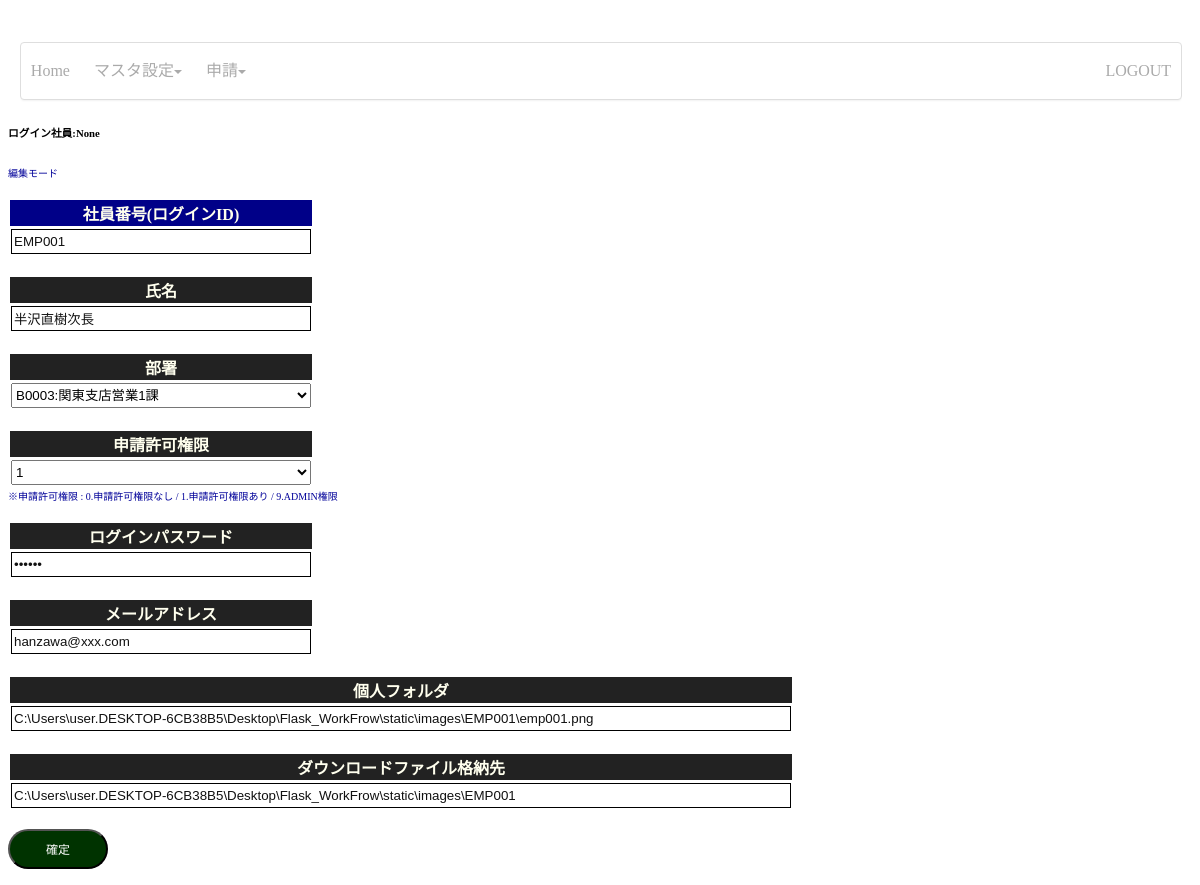
/m_syain_edit/None/EMP001/edit, run on the app's committed database.
### flaski/models.py (models this page shows)
class M_Syain(Base):
    __tablename__ = 'M_Syain'
    id = Column(String(6), nullable=False, primary_key=True)
    name = Column(String(40), nullable=False)
    busyo = Column(String(6))
    password = Column(String(40), nullable=False)
    authority = Column(Integer)
    mail = Column(String(100))
    path_folder = Column(String(250))
    path_doc = Column(String(250))
    torokud = Column(DateTime, default=datetime.now())
    koshind = Column(DateTime, default=datetime.now())

### templates/msts/mst.py (the view)
@M_MST.route('/m_syain_edit/<id>/<to_id>/<mode>', methods=['POST', 'GET']) #blueprintを使う場合、ここは「app.route」ではないので注意！自分の定義したモジュール名を書くこと！
def MST_SYAIN_EDIT(id,to_id,mode):
    if request.method == 'POST':
        select_yesno = request.form.get('flg_yes_no')
        userid = id   #ログインユーザのID
        getid = to_id  #更新削除対象者
        getmode = mode
        syainid =id
        url = "/m_syain?id={0}".format(syainid)
        if getmode == 'add':
           Syain = M_Syain()
           Syain.id = request.form['syain_no']
           Syain.name = request.form['syain_name']
           Syain.password = request.form['password']
           strbusyo = request.form['ddl_busyo']
           Syain.busyo = strbusyo[0:5]
           Syain.authority = request.form['ddl_kyoka']
           Syain.mail = request.form['mail']
           Syain.path_folder = request.form['folder_path']
           Syain.path_doc = request.form['doc_path']
           Syain.torokud = datetime.datetime.now()
           Syain.koshind = datetime.datetime.now()
           SNManage = Shinsei_No_Management()
           SNManage.id = request.form['syain_no']
           SNManage.no = 0
           if select_yesno == 'YES':    #Javascriptで表示した確認ダイアログで「はい」を選択した場合
              try:
                 db.session.add(Syain)
                 db.session.add(SNManage)
                 db.session.commit()
              except:
                 flash('DB更新中にエラーが発生しました(社員マスタ)。キー重複、禁止文字が含まれないかをチェックしてください')
                 return redirect(url)
              finally:
                 session.close()
              Empstr_Admin =session.query(M_Syain, M_Busyo).filter(M_Syain.busyo == M_Busyo.busyoid).all()
              session.close()
              return redirect(url)
           else:    #キャンセルの場合
              pass
        else:
           if getmode == 'edit':    #修正モード
              print('EDITモード')
              Syain = session.query(M_Syain).filter(M_Syain.id==getid).first()
              Syain.name = request.form['syain_name']
              Syain.password = request.form['password']
              strbusyo = request.form['ddl_busyo']
              Syain.busyo = strbusyo[0:5]
              Syain.authority = request.form['ddl_kyoka']
              Syain.mail = request.form['mail']
              Syain.path_folder = request.form['folder_path']
              Syain.path_doc = request.form['doc_path']
              Syain.koshind = datetime.datetime.now()
              if select_yesno == 'YES':    #Javascriptで表示した確認ダイアログで「はい」を選択した場合
                 try:
                    session.commit()
                 except:
                    flash('DB更新中にエラーが発生しました(社員マスタ)。更新する項目をチェックしてください')
                    return redirect(url)
                 finally:
                    session.close()
                 return redirect(url)
              else:    #キャンセルの場合
                 pass
           else:      #削除モード
                 Del_Syain =  session.query(M_Syain).filter(M_Syain.id==getid).first()
                 if select_yesno == 'YES':    #Javascriptで表示した確認ダイアログで「はい」を選択した場合
                    try:
                        session.delete(Del_Syain)
                        session.commit()
                    except:
                        flash('DB更新中にエラーが発生しました(社員マスタ)')
                        return redirect(url)
                    finally:
                        session.close()
                    Empstr_Admin =session.query(M_Syain, M_Busyo).filter(M_Syain.busyo == M_Busyo.busyoid).all()
                    session.close()
                    return render_template('msts/m_syain_admin.html', Syainstr=Empstr_Admin,ID=userid,TITLE='社員マスタ')
                 else:    #キャンセルの場合
                    pass
    else:
        getid = id
        getmode = mode
        get_toid=to_id
        Busyo = M_Busyo.query.all()
        if getmode=='add':
           return render_template('msts/m_syain_edit.html', Busyostr=Busyo, ID=getid,TOID='new',MODE=getmode,TITLE='社員マスタ')
        else:
           Empstr_Admin =session.query(M_Syain, M_Busyo).filter(M_Syain.busyo == M_Busyo.busyoid).filter(M_Syain.id==get_toid).all()
           session.close()
           return render_template('msts/m_syain_edit.html', Syainstr=Empstr_Admin,ID=getid,TOID=get_toid,MODE=getmode,Busyostr=Busyo,TITLE='社員マスタ')

### templates/msts/m_syain_edit.html (shortened to what this page needs)
﻿{% extends 'menu_header.html' %}
{% block body %}
<body>
  <form action="/m_syain_edit/{{ID}}/{{TOID}}/{{MODE}}" method="post">
{% if MODE == 'add' %}
    <font size="1" color="#000099">新規追加モード</font><br>
        <br>
        <table>
        <tr>
          <th class="k_head_small" >社員番号(ログインID)</th>
        </tr>
        <tr>
          <td><input type="text" id="syain_no" name="syain_no"  class="sk_detail_t_s_readonly" maxlength="6" minlength="6" pattern="^[0-9A-Za-z]+$"  placeholder="※英数字6文字で入力" required></td>
        </tr>
        </table>
        <br>
        <table>
        <tr>
          <th class="k_head_small" >氏名</th>
        </tr>
        <tr>
          <td><input type="text" id="syain_name" name="syain_name"  class="sk_detail_t_s_readonly" maxlength="40" placeholder="※40文字まで入力可"></td>
        </tr>
        </table>
        <br>
        <table>
        <tr>
          <th class="k_head_small" >部署</th>
        </tr>
        <tr>
            <td>
              <select  name="ddl_busyo" id="ddl_busyo" style="width: 300px; height: 25px;">
               <option></option>
                      {% for Busyo in Busyostr %}
              <option>{{ Busyo.busyoid }}:{{ Busyo.busyoname }}</option>
                       {% endfor %}
              </select>
            </td>
        </tr>
        </table>
        <br>
        <table>
        <tr>
          <th class="k_head_small" >申請許可権限</th>
        </tr>
        <tr>
            <td>
              <select  name="ddl_kyoka" id="ddl_kyoka" style="width: 300px; height: 25px;">
              <option>0</option>
              <option>1</option>
              <option>9</option>
              </select>
            </td>
        </tr>
        </table>
        <font size="1" color="#000099">※申請許可権限 : 0.申請許可権限なし / 1.申請許可権限あり / 9.ADMIN権限</font><br>
        <br>
        <table>
        <tr>
          <th class="k_head_small" >ログインパスワード</th>
        </tr>
        <tr>
          <td><input  type="password" id="password" name="password"  class="k_title_small"  maxlength="40" placeholder="※40文字まで入力可" required></td>
        </tr>
        </table>
        <br>
        <table>
        <tr>
          <th class="k_head_small" >メールアドレス</th>
        </tr>
        <tr>
          <td><input  type="text" id="mail" name="mail"  class="k_title_small"  maxlength="100" placeholder="※100文字まで入力可"></td>
        </tr>
        </table>
        <br>
        <table>
        <tr>
          <th class="k_head" >個人フォルダ</th>
        </tr>
        <tr>
          <td><input  type="text" id="folder_path" name="folder_path" class="k_title" maxlength="250" placeholder="※250文字まで入力可" ></td>
        </tr>
        </table>
        <br>
        <table>
        <tr>
          <th class="k_head" >ダウンロードファイル格納先</th>
        </tr>
        <tr>
          <td><input  type="text" id="doc_path" name="doc_path" class="k_title" maxlength="250" placeholder="※250文字まで入力可" ></td>
        </tr>
        </table>
        <br>
        <input id="mode"  name="mode" class="textarea_hidden" value={{MODE}}>
        <input id="userid"  name="userid" class="textarea_hidden" value={{ID}}>
{% else %}
    {% if MODE == 'edit' %}
    <font size="1" color="#000099">編集モード</font><br>
        <br>
      {% for Empstr_Admin in Syainstr %}
        <table>
        <tr>
          <th class="sk_detail_h_s_readonly" >社員番号(ログインID)</th>
        </tr>
        <tr>
          <td><input readonly  type="text" id="syain_no" name="syain_no"  class="sk_detail_t_s_readonly" value={{Empstr_Admin.M_Syain.id }}></td>
        </tr>
        </table>
        <br>
        <table>
        <tr>
          <th class="k_head_small" >氏名</th>
        </tr>
        <tr>
          <td><input type="text" id="syain_name" name="syain_name"  class="sk_detail_t_s_readonly" maxlength="40" value={{Empstr_Admin.M_Syain.name}}></td>
        </tr>
        </table>
        <br>
        <table>
        <tr>
          <th class="k_head_small" >部署</th>
        </tr>
        <tr>
            <td>
              <select  name="ddl_busyo" id="ddl_busyo" style="width: 300px; height: 25px;">
               <option>{{Empstr_Admin.M_Syain.busyo }}:{{Empstr_Admin.M_Busyo.busyoname }}</option>
              </select>
            </td>
        </tr>
        </table>
        <br>
        <table>
        <tr>
          <th class="k_head_small" >申請許可権限</th>
        </tr>
        <tr>
            <td>
              <select  name="ddl_kyoka" id="ddl_kyoka" style="width: 300px; height: 25px;" value={{Empstr_Admin.M_Syain.authority }}>
              <option>{{Empstr_Admin.M_Syain.authority }}</option>
              </select>
            </td>
        </tr>
        </table>
        <font size="1" color="#000099">※申請許可権限 : 0.申請許可権限なし / 1.申請許可権限あり / 9.ADMIN権限</font><br>
        <br>
        <table>
        <tr>
          <th class="k_head_small" >ログインパスワード</th>
        </tr>
        <tr>
          <td><input  type="password" id="password" name="password"  class="k_title_small"  maxlength="40" value={{Empstr_Admin.M_Syain.password }} required></td>
        </tr>
        </table>
        <br>
        <table>
        <tr>
          <th class="k_head_small" >メールアドレス</th>
        </tr>
        <tr>
          <td><input  type="text" id="mail" name="mail"  class="k_title_small"  maxlength="100" value={{Empstr_Admin.M_Syain.mail}}></td>
        </tr>
        </table>
        <br>
        <table>
        <tr>
          <th class="k_head" >個人フォルダ</th>
        </tr>
        <tr>
          <td><input  type="text" id="folder_path" name="folder_path" class="k_title" maxlength="250" value={{Empstr_Admin.M_Syain.path_folder }}></td>
        </tr>
        </table>
        <br>
        <table>
        <tr>
          <th class="k_head" >ダウンロードファイル格納先</th>
        </tr>
        <tr>
          <td><input  type="text" id="doc_path" name="doc_path" class="k_title" maxlength="250" value={{Empstr_Admin.M_Syain.path_doc }}></td>
        </tr>
        </table>
        <br>
        {% endfor %}
    {% endif %}
{% endif %}
        <td><input type="submit" name="btnsubmit" id="btnsubmit"  class="btn-delete" value="確定" style="width: 100px; height: 40px;" ></td>
 </form>
{% endblock %}

### static/css/menu_header.css (style rules this page uses)
body { background-color: white; }
.k_head_small { width: 100px; height: 20px; color:#FFFFEE ; background-color:#222222; border: 0px solid #222222; }
.k_title_small { width: 300px; height: 25px; background-color: #WHITE; color:#111111; border: 1px solid #000000; }
.k_head { width: 780px; height: 20px; color:#FFFFEE; background-color:#222222; border: 0px solid #222222; }
.k_title { width: 780px; height: 25px; background-color: #WHITE; color:#111111; border: 1px solid #000000; }
.btn-delete { font-size:12px; color: #fff; background-color: #003300; border-radius: 20px; }
.sk_detail_h_s_readonly { width: 300px; height: 20px; color:#FFFFEE ; background-color:#000088; border: 0px solid #222222; }
.sk_detail_t_s_readonly { width: 300px; height: 25px; background-color: #WHITE; color:#111111; border: 1px solid #000000; }

### data on the page
M_Syain: syain_no "EMP001", syain_name "半沢直樹次長", ddl_busyo "B0003:関東支店営業1課", ddl_kyoka "1", mail "hanzawa@xxx.com", folder_path "C:\\Users\\user.DESKTOP-6CB38B5\\Desktop\\Flask_WorkFrow\\static\\images\\EMP001\\emp001.png", doc_path "C:\\Users\\user.DESKTOP-6CB38B5\\Desktop\\Flask_WorkFrow\\static\\images\\EMP001"

### other printed values
{{ ID }} "None"
